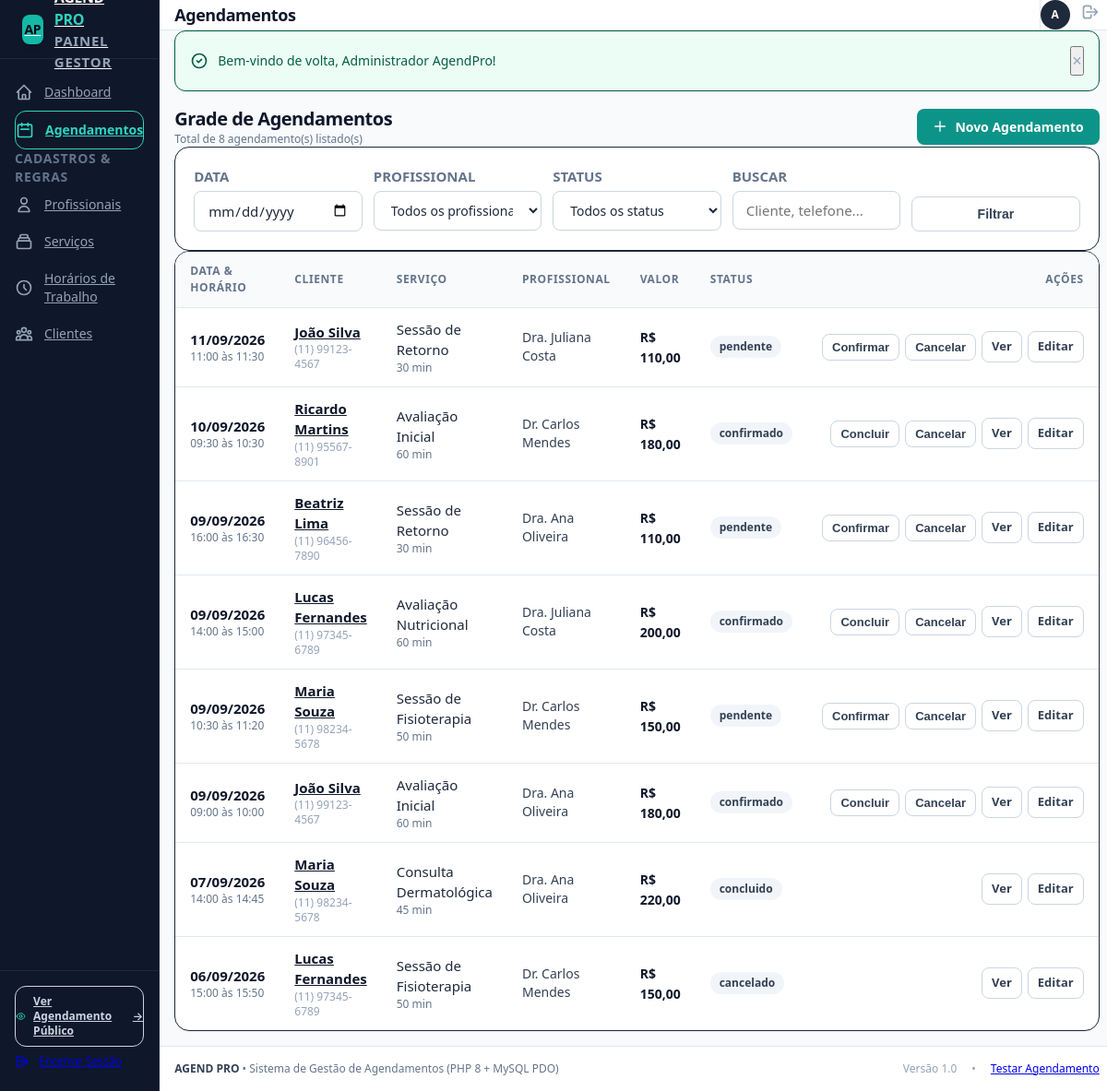
The page /admin/agendamentos/index.php (signed in) on the database its author committed.
### tables this page shows
CREATE TABLE IF NOT EXISTS `agendamentos` (
  `id` INT AUTO_INCREMENT PRIMARY KEY,
  `cliente_id` INT NOT NULL,
  `profissional_id` INT NOT NULL,
  `servico_id` INT NOT NULL,
  `data` DATE NOT NULL,
  `hora_inicio` TIME NOT NULL,
  `hora_fim` TIME NOT NULL,
  `status` ENUM('pendente', 'confirmado', 'concluido', 'cancelado') NOT NULL DEFAULT 'pendente',
  `observacao` TEXT NULL,
  `created_at` TIMESTAMP DEFAULT CURRENT_TIMESTAMP,
  `updated_at` TIMESTAMP DEFAULT CURRENT_TIMESTAMP ON UPDATE CURRENT_TIMESTAMP,
  CONSTRAINT `fk_ag_cliente` FOREIGN KEY (`cliente_id`)
    REFERENCES `clientes` (`id`) ON DELETE RESTRICT ON UPDATE CASCADE,
  CONSTRAINT `fk_ag_profissional` FOREIGN KEY (`profissional_id`)
    REFERENCES `profissionais` (`id`) ON DELETE RESTRICT ON UPDATE CASCADE,
  CONSTRAINT `fk_ag_servico` FOREIGN KEY (`servico_id`)
    REFERENCES `servicos` (`id`) ON DELETE RESTRICT ON UPDATE CASCADE,
  INDEX `idx_ag_prof_data_status` (`profissional_id`, `data`, `status`),
  INDEX `idx_ag_data` (`data`),
  INDEX `idx_ag_status` (`status`),
  INDEX `idx_ag_cliente` (`cliente_id`)
);

CREATE TABLE IF NOT EXISTS `clientes` (
  `id` INT AUTO_INCREMENT PRIMARY KEY,
  `nome` VARCHAR(100) NOT NULL,
  `email` VARCHAR(150) NULL DEFAULT NULL,
  `telefone` VARCHAR(20) NOT NULL,
  `created_at` TIMESTAMP DEFAULT CURRENT_TIMESTAMP,
  `updated_at` TIMESTAMP DEFAULT CURRENT_TIMESTAMP ON UPDATE CURRENT_TIMESTAMP,
  INDEX `idx_cliente_email` (`email`),
  INDEX `idx_cliente_telefone` (`telefone`)
);

CREATE TABLE IF NOT EXISTS `servicos` (
  `id` INT AUTO_INCREMENT PRIMARY KEY,
  `nome` VARCHAR(100) NOT NULL,
  `descricao` TEXT NULL,
  `duracao_minutos` INT NOT NULL,
  `preco` DECIMAL(10,2) NOT NULL,
  `ativo` TINYINT(1) NOT NULL DEFAULT 1,
  `created_at` TIMESTAMP DEFAULT CURRENT_TIMESTAMP,
  `updated_at` TIMESTAMP DEFAULT CURRENT_TIMESTAMP ON UPDATE CURRENT_TIMESTAMP,
  INDEX `idx_servico_ativo` (`ativo`)
);

CREATE TABLE IF NOT EXISTS `profissionais` (
  `id` INT AUTO_INCREMENT PRIMARY KEY,
  `nome` VARCHAR(100) NOT NULL,
  `email` VARCHAR(150) NOT NULL,
  `telefone` VARCHAR(20) NOT NULL,
  `especialidade` VARCHAR(100) NOT NULL,
  `ativo` TINYINT(1) NOT NULL DEFAULT 1,
  `created_at` TIMESTAMP DEFAULT CURRENT_TIMESTAMP,
  `updated_at` TIMESTAMP DEFAULT CURRENT_TIMESTAMP ON UPDATE CURRENT_TIMESTAMP,
  INDEX `idx_prof_ativo` (`ativo`),
  INDEX `idx_prof_nome` (`nome`)
);

### admin/agendamentos/index.php (the view, shortened to what this page needs)
<?php
require_once __DIR__ . '/../../includes/functions.php';
$pdo = getDBConnection();
$filtroData         = trim($_GET['data'] ?? '');
$filtroBusca        = trim($_GET['busca'] ?? '');
$sql = "SELECT
            a.id,
            a.data,
            a.hora_inicio,
            a.hora_fim,
            a.status,
            a.observacao,
            a.created_at,
            c.id AS cliente_id,
            c.nome AS cliente_nome,
            c.telefone AS cliente_telefone,
            p.id AS profissional_id,
            p.nome AS profissional_nome,
            s.id AS servico_id,
            s.nome AS servico_nome,
            s.duracao_minutos,
            s.preco
        FROM `agendamentos` a
        INNER JOIN `clientes` c ON a.cliente_id = c.id
        INNER JOIN `profissionais` p ON a.profissional_id = p.id
        INNER JOIN `servicos` s ON a.servico_id = s.id
        WHERE 1=1";
$params = [];
$sql .= " ORDER BY a.data DESC, a.hora_inicio DESC";
$stmt = $pdo->prepare($sql);
$stmt->execute($params);
$agendamentos = $stmt->fetchAll();
include __DIR__ . '/../../includes/header.php';
?>
<div class="space-y-6">
    <div class="flex flex-col sm:flex-row sm:items-center justify-between gap-4">
        <div>
            <h2 class="text-xl font-bold text-slate-900 tracking-tight">Grade de Agendamentos</h2>
            <p class="text-xs text-slate-500 mt-0.5">Total de <?= count($agendamentos) ?> agendamento(s) listado(s)</p>
        </div>
        <div class="flex items-center gap-2">
            <a href="/admin/agendamentos/criar.php" class="btn btn-primary shadow-sm self-start sm:self-auto">
                <svg class="w-4 h-4" fill="none" stroke="currentColor" viewBox="0 0 24 24">
                    <path stroke-linecap="round" stroke-linejoin="round" stroke-width="2" d="M12 4v16m8-8H4"></path>
                </svg>
                <span>Novo Agendamento</span>
            </a>
        </div>
    </div>
    <div class="bg-white p-5 rounded-2xl border border-slate-200/80 shadow-sm">
        <form method="GET" action="/admin/agendamentos/index.php" class="grid grid-cols-1 sm:grid-cols-2 lg:grid-cols-5 gap-3">
            <div>
                <label class="block text-[11px] font-semibold text-slate-500 uppercase mb-1">Data</label>
                <input type="date" name="data" value="<?= sanitize($filtroData) ?>" class="text-sm">
            </div>
            <div>
                <label class="block text-[11px] font-semibold text-slate-500 uppercase mb-1">Profissional</label>
                <select name="profissional_id" class="text-sm">
                    <option value="">Todos os profissionais</option>
                </select>
            </div>
            <div>
                <label class="block text-[11px] font-semibold text-slate-500 uppercase mb-1">Status</label>
                <select name="status" class="text-sm">
                    <option value="">Todos os status</option>
                </select>
            </div>
            <div>
                <label class="block text-[11px] font-semibold text-slate-500 uppercase mb-1">Buscar</label>
                <input type="text" name="busca" value="<?= sanitize($filtroBusca) ?>" placeholder="Cliente, telefone..." class="text-sm">
            </div>
            <div class="flex items-end gap-2">
                <button type="submit" class="btn btn-secondary text-sm flex-1">
                    Filtrar
                </button>
            </div>
        </form>
    </div>
    <div class="bg-white rounded-2xl border border-slate-200/80 shadow-sm overflow-hidden">
        <div class="table-responsive">
            <table>
                <thead>
                    <tr>
                        <th>Data & Horário</th>
                        <th>Cliente</th>
                        <th>Serviço</th>
                        <th>Profissional</th>
                        <th>Valor</th>
                        <th>Status</th>
                        <th class="text-right">Ações</th>
                    </tr>
                </thead>
                <tbody>
                    <?php if (empty($agendamentos)): ?>
                        <tr>
                            <td colspan="7" class="text-center py-10 text-slate-400">
                                Nenhum agendamento encontrado com os filtros selecionados.
                            </td>
                        </tr>
                    <?php else: ?>
                        <?php foreach ($agendamentos as $ag): ?>
                            <tr>
                                <td>
                                    <div class="font-bold text-slate-900">
                                        <?= formatDate($ag['data']) ?>
                                    </div>
                                    <div class="text-xs text-slate-500">
                                        <?= formatTime($ag['hora_inicio']) ?> às <?= formatTime($ag['hora_fim']) ?>
                                    </div>
                                </td>
                                <td>
                                    <a href="/admin/clientes/visualizar.php?id=<?= $ag['cliente_id'] ?>" class="font-semibold text-slate-900 hover:text-teal-600 transition-colors">
                                        <?= sanitize($ag['cliente_nome']) ?>
                                    </a>
                                    <div class="text-xs text-slate-400"><?= sanitize($ag['cliente_telefone']) ?></div>
                                </td>
                                <td>
                                    <div class="font-medium text-slate-800"><?= sanitize($ag['servico_nome']) ?></div>
                                    <div class="text-xs text-slate-500"><?= $ag['duracao_minutos'] ?> min</div>
                                </td>
                                <td>
                                    <div class="text-sm text-slate-700 font-medium"><?= sanitize($ag['profissional_nome']) ?></div>
                                </td>
                                <td>
                                    <span class="font-bold text-slate-900 text-sm">
                                        <?= formatMoney((float)$ag['preco']) ?>
                                    </span>
                                </td>
                                <td>
                                    <div class="flex items-center gap-2">
                                        <?= getStatusBadge($ag['status']) ?>
                                    </div>
                                </td>
                                <td class="text-right">
                                    <div class="flex items-center justify-end gap-1.5">
                                        <?php if ($ag['status'] === 'pendente'): ?>
                                            <form method="POST" action="/admin/agendamentos/index.php" class="inline">
                                                <button type="submit" class="btn btn-sm btn-secondary text-blue-700 border-blue-200 hover:bg-blue-50" title="Confirmar Agendamento">
                                                    Confirmar
                                                </button>
                                            </form>
                                        <?php elseif ($ag['status'] === 'confirmado'): ?>
                                            <form method="POST" action="/admin/agendamentos/index.php" class="inline">
                                                <button type="submit" class="btn btn-sm btn-secondary text-emerald-700 border-emerald-200 hover:bg-emerald-50" title="Concluir Atendimento">
                                                    Concluir
                                                </button>
                                            </form>
                                        <?php endif; ?>
                                        <?php if ($ag['status'] !== 'cancelado' && $ag['status'] !== 'concluido'): ?>
                                            <form method="POST" action="/admin/agendamentos/index.php" onsubmit="return confirm('Deseja realmente cancelar este agendamento? O horário ficará livre novamente.');" class="inline">
                                                <button type="submit" class="btn btn-sm btn-secondary text-rose-700 border-rose-200 hover:bg-rose-50" title="Cancelar Agendamento">
                                                    Cancelar
                                                </button>
                                            </form>
                                        <?php endif; ?>
                                        <a href="/admin/agendamentos/visualizar.php?id=<?= $ag['id'] ?>" class="btn btn-secondary btn-sm" title="Ver Detalhes">
                                            Ver
                                        </a>
                                        <a href="/admin/agendamentos/editar.php?id=<?= $ag['id'] ?>" class="btn btn-secondary btn-sm" title="Editar Agendamento">
                                            Editar
                                        </a>
                                    </div>
                                </td>
                            </tr>
                        <?php endforeach; ?>
                    <?php endif; ?>
                </tbody>
            </table>
        </div>
    </div>
</div>
<?php include __DIR__ . '/../../includes/footer.php'; ?>

### includes/functions.php (shortened to what this page needs)
<?php
function sanitize(?string $value): string
{
    return htmlspecialchars(trim($value), ENT_QUOTES, 'UTF-8');
}
function formatDate(?string $date): string
{
    $timestamp = strtotime($date);
    return $timestamp ? date('d/m/Y', $timestamp) : $date;
}
function formatTime(?string $time): string
{
    return substr($time, 0, 5);
}
function formatMoney(float $amount): string
{
    return 'R$ ' . number_format($amount, 2, ',', '.');
}
function getStatusBadge(string $status): string
{
    $badges = [
        'pendente'   => '<span class="inline-flex items-center px-2.5 py-1 rounded-full text-xs font-semibold bg-amber-100 text-amber-800 border border-amber-300">Pendente</span>',
        'confirmado' => '<span class="inline-flex items-center px-2.5 py-1 rounded-full text-xs font-semibold bg-blue-100 text-blue-800 border border-blue-300">Confirmado</span>',
        'concluido'  => '<span class="inline-flex items-center px-2.5 py-1 rounded-full text-xs font-semibold bg-emerald-100 text-emerald-800 border border-emerald-300">Concluído</span>',
        'cancelado'  => '<span class="inline-flex items-center px-2.5 py-1 rounded-full text-xs font-semibold bg-rose-100 text-rose-800 border border-rose-300">Cancelado</span>',
    ];
    return $badges[$status] ?? '<span class="inline-flex items-center px-2.5 py-1 rounded-full text-xs font-semibold bg-slate-100 text-slate-700">' . sanitize($status) . '</span>';
}

### rows shown on the page
agendamentos: data "11/09/2026", hora_inicio "11:00", hora_fim "11:30", cliente.nome "João Silva", cliente.telefone "(11) 99123-4567", servico.nome "Sessão de Retorno", servico.duracao_minutos "30", profissional.nome "Dra. Juliana Costa", servico.preco "R$ 110,00", status "pendente"
agendamentos: data "10/09/2026", hora_inicio "09:30", hora_fim "10:30", cliente.nome "Ricardo Martins", cliente.telefone "(11) 95567-8901", servico.nome "Avaliação Inicial", servico.duracao_minutos "60", profissional.nome "Dr. Carlos Mendes", servico.preco "R$ 180,00", status "confirmado"
agendamentos: data "09/09/2026", hora_inicio "16:00", hora_fim "16:30", cliente.nome "Beatriz Lima", cliente.telefone "(11) 96456-7890", servico.nome "Sessão de Retorno", servico.duracao_minutos "30", profissional.nome "Dra. Ana Oliveira", servico.preco "R$ 110,00", status "pendente"
agendamentos: data "09/09/2026", hora_inicio "14:00", hora_fim "15:00", cliente.nome "Lucas Fernandes", cliente.telefone "(11) 97345-6789", servico.nome "Avaliação Nutricional", servico.duracao_minutos "60", profissional.nome "Dra. Juliana Costa", servico.preco "R$ 200,00", status "confirmado"
agendamentos: data "09/09/2026", hora_inicio "10:30", hora_fim "11:20", cliente.nome "Maria Souza", cliente.telefone "(11) 98234-5678", servico.nome "Sessão de Fisioterapia", servico.duracao_minutos "50", profissional.nome "Dr. Carlos Mendes", servico.preco "R$ 150,00", status "pendente"
agendamentos: data "09/09/2026", hora_inicio "09:00", hora_fim "10:00", cliente.nome "João Silva", cliente.telefone "(11) 99123-4567", servico.nome "Avaliação Inicial", servico.duracao_minutos "60", profissional.nome "Dra. Ana Oliveira", servico.preco "R$ 180,00", status "confirmado"
agendamentos: data "07/09/2026", hora_inicio "14:00", hora_fim "14:45", cliente.nome "Maria Souza", cliente.telefone "(11) 98234-5678", servico.nome "Consulta Dermatológica", servico.duracao_minutos "45", profissional.nome "Dra. Ana Oliveira", servico.preco "R$ 220,00", status "concluido"
agendamentos: data "06/09/2026", hora_inicio "15:00", hora_fim "15:50", cliente.nome "Lucas Fernandes", cliente.telefone "(11) 97345-6789", servico.nome "Sessão de Fisioterapia", servico.duracao_minutos "50", profissional.nome "Dr. Carlos Mendes", servico.preco "R$ 150,00", status "cancelado"

### other values the page prints
$pageTitle "Agendamentos"
substr($authUser['nome'] ?? 'A', 0, 1) "A"
$flash['message'] "Bem-vindo de volta, Administrador AgendPro!"
count($agendamentos) "8"
